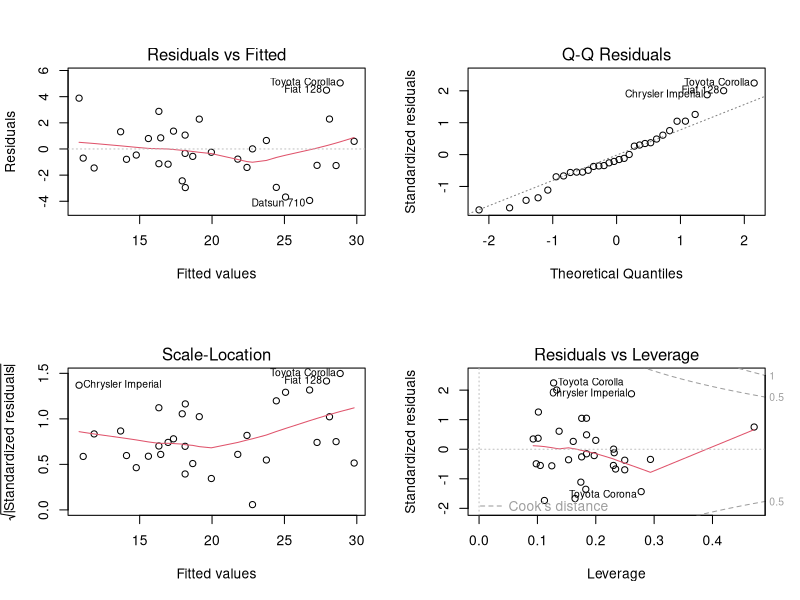
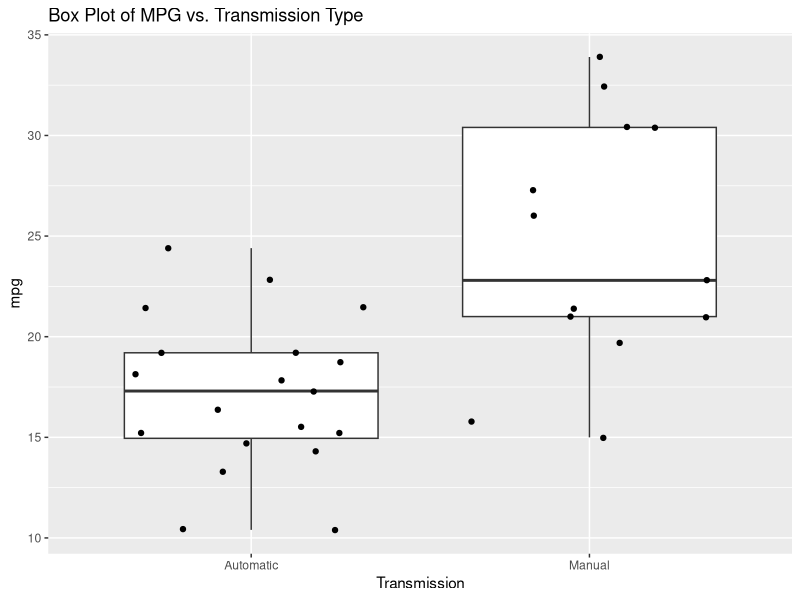
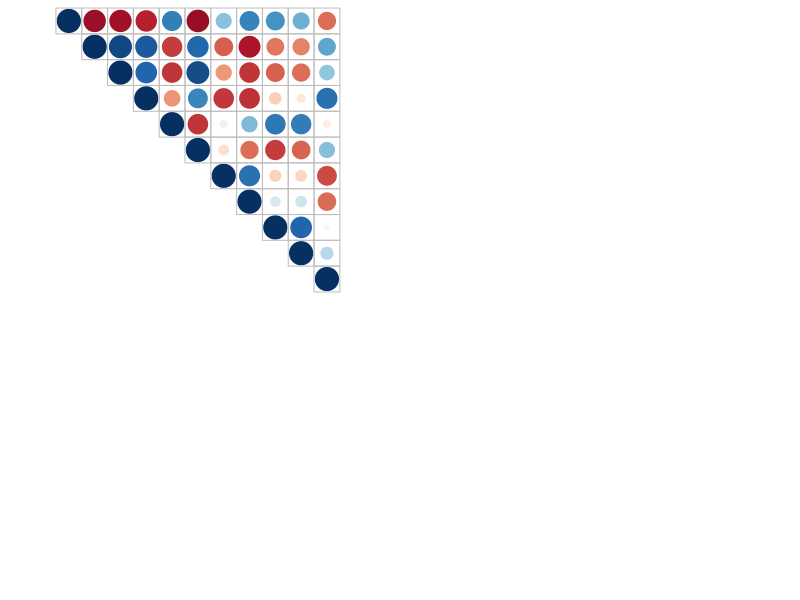

Source code (R) for these figures, in order: (Note: this script raises an error after producing the figures.)
## ---- chunk 1
knitr::opts_chunk$set(echo = TRUE)
## ---- chunk 2
library(ggplot2)
library(corrplot)
data(mtcars)
mtcars.orig <- mtcars   # Maintain original copy for Correlation Matrix
mtcars$cyl <- factor(mtcars$cyl)
mtcars$vs <- factor(mtcars$vs)
mtcars$gear <- factor(mtcars$gear)
mtcars$carb <- factor(mtcars$carb)
mtcars$am <- factor(mtcars$am,labels=c('Automatic','Manual'))
str(mtcars)
## ---- chunk 3
summary(mtcars$mpg)
## ---- chunk 4
first.mdl <- lm(mpg ~ factor(am), data = mtcars)
summary(first.mdl)
## ---- chunk 5
init.mdl <- lm(mpg ~ ., data = mtcars)
best.mdl <- step(init.mdl, direction = "both")
## ---- chunk 6
summary(best.mdl)
## ---- chunk 7
anova(first.mdl, best.mdl)
## ---- chunk 8
par(mfrow=c(2, 2))
plot(best.mdl)
## ---- chunk 9
p <- ggplot(mtcars, aes(factor(am), mpg))
p + geom_boxplot() + geom_jitter() +
    labs(title="Box Plot of MPG vs. Transmission Type", x = "Transmission")
## ---- chunk 10
cor.mtest <- function(mat, conf.level = 0.95){
    mat <- as.matrix(mat)
    n <- ncol(mat)
    p.mat <- lowCI.mat <- uppCI.mat <- matrix(NA, n, n)
    diag(p.mat) <- 0
    diag(lowCI.mat) <- diag(uppCI.mat) <- 1
    for(i in 1:(n-1)){
        for(j in (i+1):n){
            tmp <- cor.test(mat[,i], mat[,j], conf.level = conf.level)
            p.mat[i,j] <- p.mat[j,i] <- tmp$p.value
            lowCI.mat[i,j] <- lowCI.mat[j,i] <- tmp$conf.int[1]
            uppCI.mat[i,j] <- uppCI.mat[j,i] <- tmp$conf.int[2]
        }
    }
    return(list(p.mat, lowCI.mat, uppCI.mat))
}
res1 <- cor.mtest(mtcars.orig,0.95)
res2 <- cor.mtest(mtcars.orig,0.99)
M <- cor(mtcars.orig)
corrplot.mixed(M,p.mat = res2[[1]], sig.level=0.0005)
## ---- chunk 11
init.mdl <- lm(mpg ~ ., data = mtcars)
best.mdl <- step(init.mdl, direction = "both")
